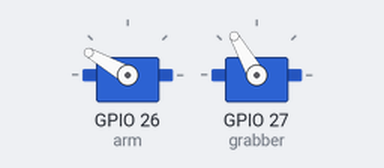
The sketch below on a simulated ESP32. Shown: 2 × servo.

Above: at 0.0 s.
At 2.4 s:
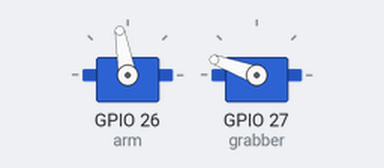
At 9.2 s:
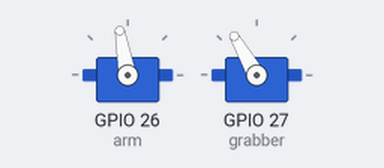
At 18.4 s:
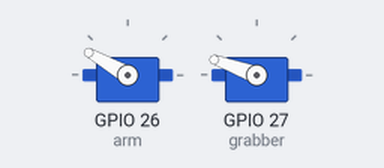
Timing chart, 0 to 25.1 s (numbered marks = the images above):
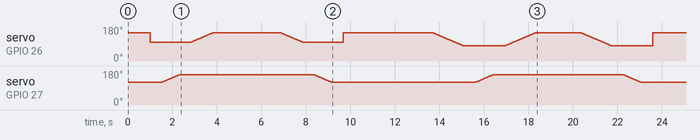

The sketch:

arm.ino
```cpp
 #include <Servo.h>
#define grabber_release 120
#define grabber_grab 160
#define grabber_back 50
#define  arm_up 150
#define arm_half 100
#define arm_down  80
Servo arm, grabber;
int pos = 0;
void setup()
{
  arm.attach(26);
    grabber.attach(27);
    arm.write(arm_up);
    grabber.write(grabber_grab);

    pick_darth_vadar();
    delay(1000);
    drop_darth_vadar();
    delay(1000);
    pick_clone_block();
    delay(1000);
    drop_clone_block();
}

void loop()
{

}


 void pick_clone_block(){
   // Serial2.println("  ");
     //   Serial2.println("Picking Clone Block");
//        travelDirection2 = findTurnDirection(currentPosition,destination);
//        turnTo(travelDirection2);
//        //move_fwORbw_cm(0, 10);
      //  Serial2.println("Turned");
        //Serial2.println("moving forward");
//        knobLeft.write(0);
//         newFowLeft = knobLeft.read();
//        FowDist = (newFowLeft/2248.66)*(8*pi);
//        while (FowDist < 8){
//          lineFollow();
//          newFowLeft = knobLeft.read();
//          FowDist = (newFowLeft/2248.66)*(8*pi);
//          //Serial2.println(FowDist);
//          }
//          md.setBrakes(400,400);
//        knobLeft.write(0);
       // Serial2.println("done moving forward");
        delay(1000);
        grabber.write(grabber_release);
        delay(500);
        //arm.write(arm_down);
        arm_up_to_down(0);
        delay(500);
        //grabber.write(grabber_grab);
        grab();
        delay(500);
        //arm.write(arm_up);
        arm_down_to_up(0);
        delay(1000);
      //  move_fwORbw_cm(1, 8);
       // Serial2.println("Picked Clone Block");
        //Serial2.println("  ");
    }
void drop_clone_block(){
    //Serial2.println("  ");
      //  Serial2.println("Dropping Clone Block");
//        turnTo(1);
//        //move_fwORbw_cm(0, 6);
//        delay(1000);
        //arm.write(arm_down);
        arm_up_to_down(0);
        delay(500);
        //grabber.write(grabber_release);
        releas();
        delay(500);
        //grabber.write(grabber_grab);
        arm.write(arm_up);
        delay(500);
        //move_fwORbw_cm(1, 6);
        //Serial2.println("Dropped Clone Block");
        //Serial2.println("  ");
    }

void pick_darth_vadar(){
  //Serial2.println("  ");
    //     Serial2.println("Picking Darth Vadar");
//        travelDirection2 = findTurnDirection(37,36);
//        turnTo(travelDirection2);
        grabber.write(grabber_release);
        delay(500);
        //move_fwORbw_cm(0, 6);

//        knobLeft.write(0);
//         newFowLeft = knobLeft.read();
//        FowDist = (newFowLeft/2248.66)*(8*pi);
//        while (FowDist < 6){
//          lineFollow();
//          newFowLeft = knobLeft.read();
//          FowDist = (newFowLeft/2248.66)*(8*pi);
//          }
//          md.setBrakes(400,400);
//        knobLeft.write(0);
//
        delay(500);
        grabber.write(grabber_release);
        arm.write(arm_half);
        delay(500);
       // grabber.write(grabber_grab);
       grab();
        delay(500);
        //arm.write(arm_up);
        arm_down_to_up(1);
        delay(500);
      //  move_fwORbw_cm(1, 6);
        delay(1000);
      //  Serial2.println("Picked Darth Vadar");
        //Serial2.println("  ");
  }
void drop_darth_vadar(){
  //Serial2.println("  ");
    //   Serial2.println("Dropping Darth Vadar");
//       travelDirection2 = findTurnDirection(currentPosition,destination);
//        turnTo(travelDirection2);
//        delay(500);
//        //move_fwORbw_cm(0, 6);
//
//        knobLeft.write(0);
//         newFowLeft = knobLeft.read();
//        FowDist = (newFowLeft/2248.66)*(8*pi);
//        while (FowDist < 6){
//          lineFollow();
//          newFowLeft = knobLeft.read();
//          FowDist = (newFowLeft/2248.66)*(8*pi);
//          }
//          md.setBrakes(400,400);
//        knobLeft.write(0);
//
        delay(500);

        //arm.write(arm_half);
        arm_up_to_down(1);
        delay(500);
        //grabber.write(grabber_release);
        releas();
        delay(500);
        arm.write(arm_up);
        delay(500);
       // move_fwORbw_cm(1, 10);
        delay(1000);
      //  Serial2.println("Dropped Darth Vadar");
        //Serial2.println("  ");
  }


void grab() {

  for (pos = grabber_release; pos <= grabber_grab; pos += 1)
  {
    grabber.write(pos);
    delay(20);
  }
}

void releas() {

  for (pos = grabber_grab; pos >= grabber_release; pos -= 1)
  {
    grabber.write(pos);
    delay(20);
  }
}

void arm_up_to_down(int depth) {        //depth = 0:full down, else half
  if (depth == 1){
  for (pos = arm_up; pos >= arm_half; pos -= 1){
    arm.write(pos);
    delay(20);
  }
  }
  else if (depth == 0){
    for (pos = arm_up; pos >= arm_down; pos -= 1){
    arm.write(pos);
    delay(20);
    }
    }
}

void arm_down_to_up(int depth) {        //depth = 0:full down, else half
  if (depth == 1){
  for (pos = arm_half; pos <= arm_up; pos += 1){
    arm.write(pos);
    delay(20);
  }
  }
  else if (depth == 0){
    for (pos = arm_down; pos <= arm_up; pos += 1){
    arm.write(pos);
    delay(20);
    }
    }
}
```
